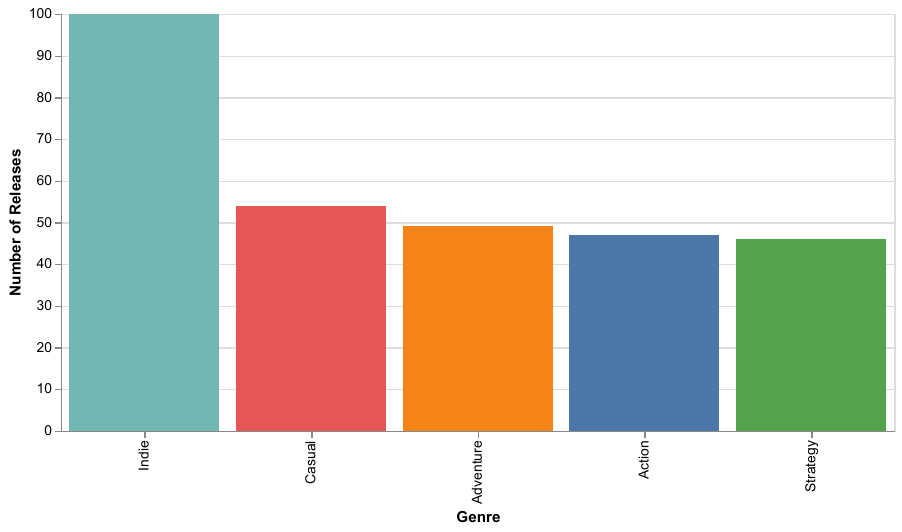

Reproduce this figure in Python.
import os
from dotenv import load_dotenv
import psycopg2
import pandas as pd
from reportlab.pdfgen import canvas
from pathlib import Path
from pypdf import PdfWriter
from visuals import count_releases_by_day, most_common_genres


def connect_to_rds():
    """
    Connection to aws rds
    """
    load_dotenv()
    print(os.getenv("DB_HOST"), os.getenv("DB_USERNAME"),
          os.getenv("DB_PASSWORD"), os.getenv("DB_NAME"))
    return psycopg2.connect(
        host=os.getenv("DB_HOST"),
        port=5432,
        user=os.getenv("DB_USERNAME"),
        password=os.getenv("DB_PASSWORD"),
        dbname="postgres"

    )


def query_rds(conn, query):
    return pd.read_sql(query, conn)


CONTENTS = [
    "Contents:",
    "1. Contents",
    "2. Bar chart of release vs genre"
]

if __name__ == "__main__":
    current_directory = Path.cwd()
    for path in current_directory.glob("*.pdf"):
        os.remove(path)
    connection = connect_to_rds()
    data = query_rds(connection, "select * from game;")
    summary = canvas.Canvas("0.pdf")
    for line_numer, line in enumerate(CONTENTS):
        summary.drawString(100, 500-10*line_numer, line)
    summary.showPage()
    summary.save()
    chart = most_common_genres()
    chart.show()
    chart.save('1.pdf')
    print(data)
    pdf_merger = PdfWriter()
    for path in current_directory.glob("*.pdf"):
        print(path, type(path))
        pdf_merger.append(path)
    pdf_merger.write("Summary.pdf")
    pdf_merger.close()
